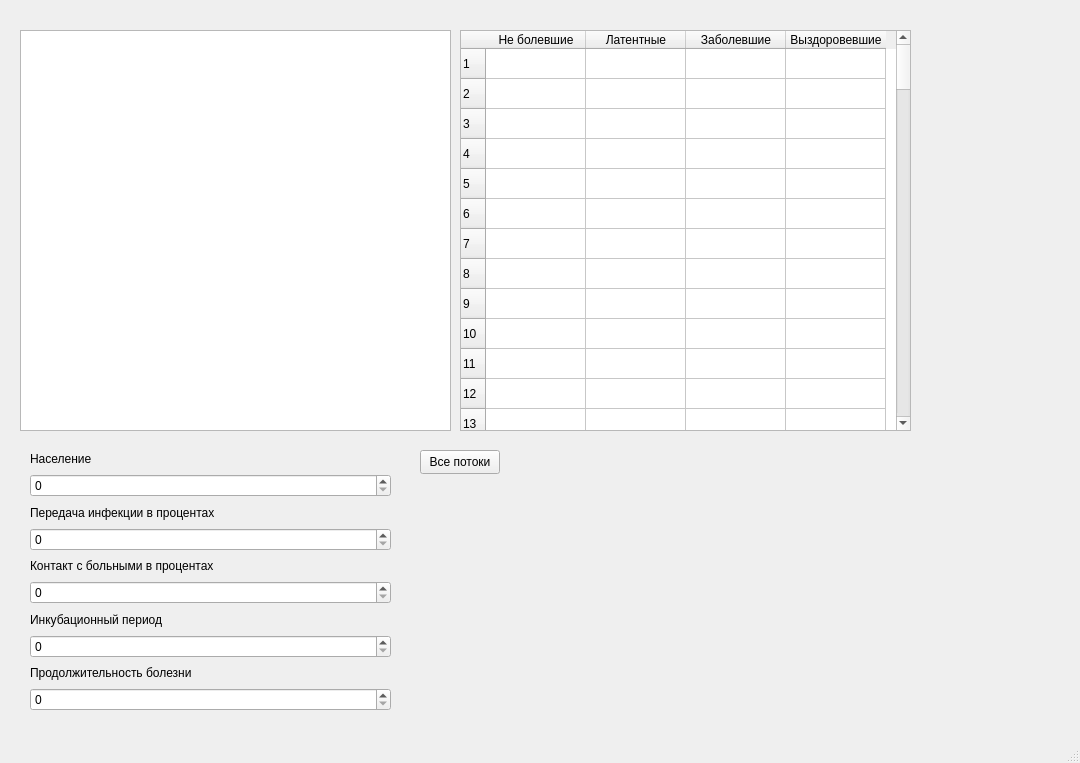
<?xml version="1.0" encoding="UTF-8"?>
<ui version="4.0">
 <class>MainWindow</class>
 <widget class="QMainWindow" name="MainWindow">
  <property name="geometry">
   <rect>
    <x>0</x>
    <y>0</y>
    <width>1080</width>
    <height>763</height>
   </rect>
  </property>
  <property name="windowTitle">
   <string>MainWindow</string>
  </property>
  <widget class="QWidget" name="centralwidget">
   <widget class="QTableWidget" name="tableWidget">
    <property name="geometry">
     <rect>
      <x>460</x>
      <y>30</y>
      <width>451</width>
      <height>401</height>
     </rect>
    </property>
    <property name="rowCount">
     <number>100</number>
    </property>
    <row/>
    <row/>
    <row/>
    <row/>
    <row/>
    <row/>
    <row/>
    <row/>
    <row/>
    <row/>
    <row/>
    <row/>
    <row/>
    <row/>
    <row/>
    <row/>
    <row/>
    <row/>
    <row/>
    <row/>
    <row/>
    <row/>
    <row/>
    <row/>
    <row/>
    <row/>
    <row/>
    <row/>
    <row/>
    <row/>
    <row/>
    <row/>
    <row/>
    <row/>
    <row/>
    <row/>
    <row/>
    <row/>
    <row/>
    <row/>
    <row/>
    <row/>
    <row/>
    <row/>
    <row/>
    <row/>
    <row/>
    <row/>
    <row/>
    <row/>
    <row/>
    <row/>
    <row/>
    <row/>
    <row/>
    <row/>
    <row/>
    <row/>
    <row/>
    <row/>
    <row/>
    <row/>
    <row/>
    <row/>
    <row/>
    <row/>
    <row/>
    <row/>
    <row/>
    <row/>
    <row/>
    <row/>
    <row/>
    <row/>
    <row/>
    <row/>
    <row/>
    <row/>
    <row/>
    <row/>
    <row/>
    <row/>
    <row/>
    <row/>
    <row/>
    <row/>
    <row/>
    <row/>
    <row/>
    <row/>
    <row/>
    <row/>
    <row/>
    <row/>
    <row/>
    <row/>
    <row/>
    <row/>
    <row/>
    <row/>
    <column>
     <property name="text">
      <string>Не болевшие</string>
     </property>
    </column>
    <column>
     <property name="text">
      <string>Латентные</string>
     </property>
    </column>
    <column>
     <property name="text">
      <string>Заболевшие</string>
     </property>
    </column>
    <column>
     <property name="text">
      <string>Выздоровевшие</string>
     </property>
    </column>
   </widget>
   <widget class="QPushButton" name="pushButton">
    <property name="geometry">
     <rect>
      <x>420</x>
      <y>450</y>
      <width>80</width>
      <height>24</height>
     </rect>
    </property>
    <property name="text">
     <string>Все потоки</string>
    </property>
   </widget>
   <widget class="QChartView" name="chartView">
    <property name="geometry">
     <rect>
      <x>20</x>
      <y>30</y>
      <width>431</width>
      <height>401</height>
     </rect>
    </property>
   </widget>
   <widget class="QWidget" name="gridLayoutWidget">
    <property name="geometry">
     <rect>
      <x>30</x>
      <y>450</y>
      <width>361</width>
      <height>261</height>
     </rect>
    </property>
    <layout class="QGridLayout" name="gridLayout">
     <item row="1" column="0">
      <widget class="QSpinBox" name="sPopulation">
       <property name="maximum">
        <number>10000</number>
       </property>
      </widget>
     </item>
     <item row="0" column="0">
      <widget class="QLabel" name="label">
       <property name="text">
        <string>Население</string>
       </property>
      </widget>
     </item>
     <item row="5" column="0">
      <widget class="QSpinBox" name="spinBox_3">
       <property name="maximum">
        <number>500</number>
       </property>
      </widget>
     </item>
     <item row="7" column="0">
      <widget class="QSpinBox" name="spinBox_4"/>
     </item>
     <item row="2" column="0">
      <widget class="QLabel" name="label_2">
       <property name="text">
        <string>Передача инфекции в процентах</string>
       </property>
      </widget>
     </item>
     <item row="3" column="0">
      <widget class="QSpinBox" name="spinBox_2">
       <property name="maximum">
        <number>100</number>
       </property>
      </widget>
     </item>
     <item row="4" column="0">
      <widget class="QLabel" name="label_3">
       <property name="text">
        <string>Контакт с больными в процентах</string>
       </property>
      </widget>
     </item>
     <item row="6" column="0">
      <widget class="QLabel" name="label_4">
       <property name="text">
        <string>Инкубационный период</string>
       </property>
      </widget>
     </item>
     <item row="9" column="0">
      <widget class="QSpinBox" name="spinBox"/>
     </item>
     <item row="8" column="0">
      <widget class="QLabel" name="label_5">
       <property name="text">
        <string>Продолжительность болезни</string>
       </property>
      </widget>
     </item>
    </layout>
   </widget>
  </widget>
  <widget class="QMenuBar" name="menubar">
   <property name="geometry">
    <rect>
     <x>0</x>
     <y>0</y>
     <width>1080</width>
     <height>21</height>
    </rect>
   </property>
  </widget>
  <widget class="QStatusBar" name="statusbar"/>
 </widget>
 <customwidgets>
  <customwidget>
   <class>QChartView</class>
   <extends>QGraphicsView</extends>
   <header>QtCharts</header>
  </customwidget>
 </customwidgets>
 <resources/>
 <connections/>
</ui>
